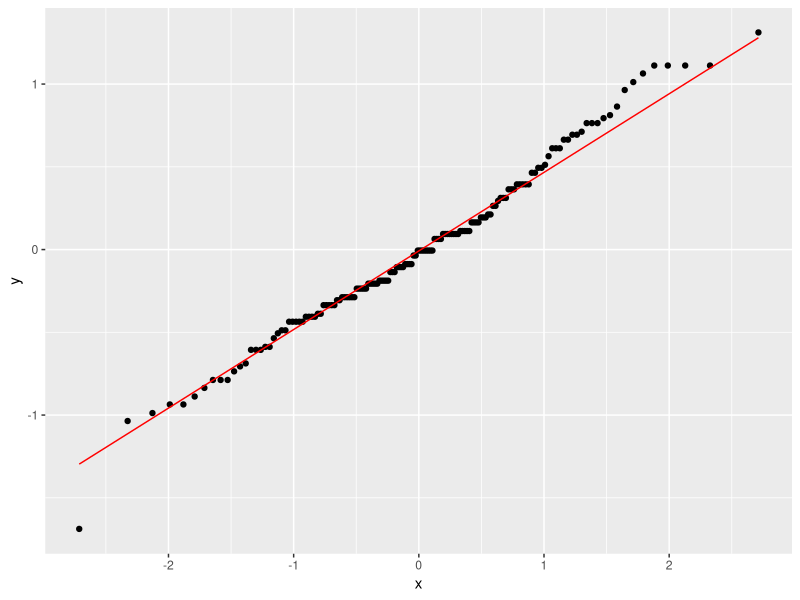
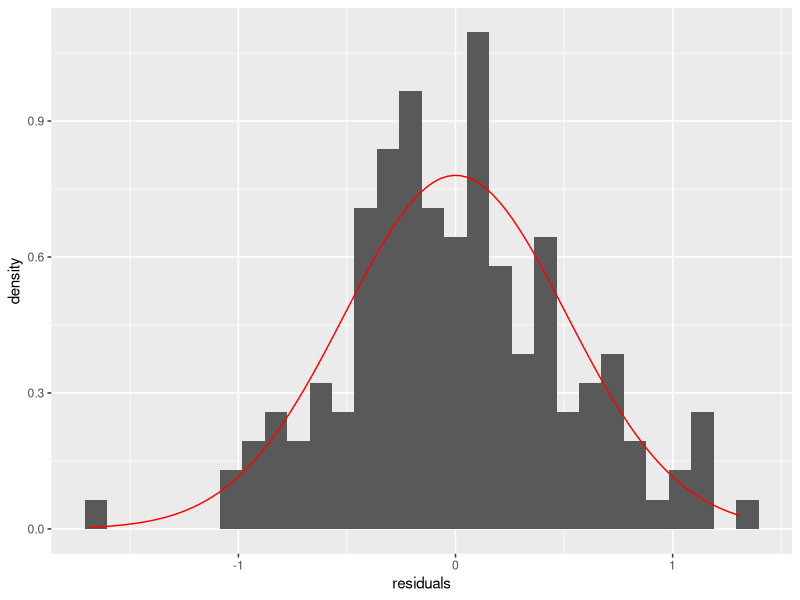

Here is the R script that generated these plots, in order:
## ---- chunk 1

library(broom)
library(car)
library(dplyr)
library(ggplot2)

my.anova <- aov(data = iris, Sepal.Length ~ Species)

#my.anova <- iris %>% 
#  lm(data = ., Sepal.Length ~ Species) %>% 
#  Anova(type = 3)


## ---- chunk 2

TukeyHSD(my.anova)

## ---- chunk 3

leveneTest(my.anova)

## ---- chunk 4

my.anova.residuals <- data.frame(residuals = residuals(object = my.anova))
## ---- chunk 5
ggplot(my.anova.residuals, aes(sample = residuals)) + stat_qq() + stat_qq_line(color = "red")
## ---- chunk 6

ggplot(my.anova.residuals, aes(x = residuals)) + geom_histogram(aes(y = ..density..)) + stat_function(

		fun = dnorm, color = "red",

		args = with(my.anova.residuals, c(mean = mean(residuals), sd = sd(residuals)))

	)

## ---- chunk 7

shapiro.test(my.anova.residuals$residuals)
